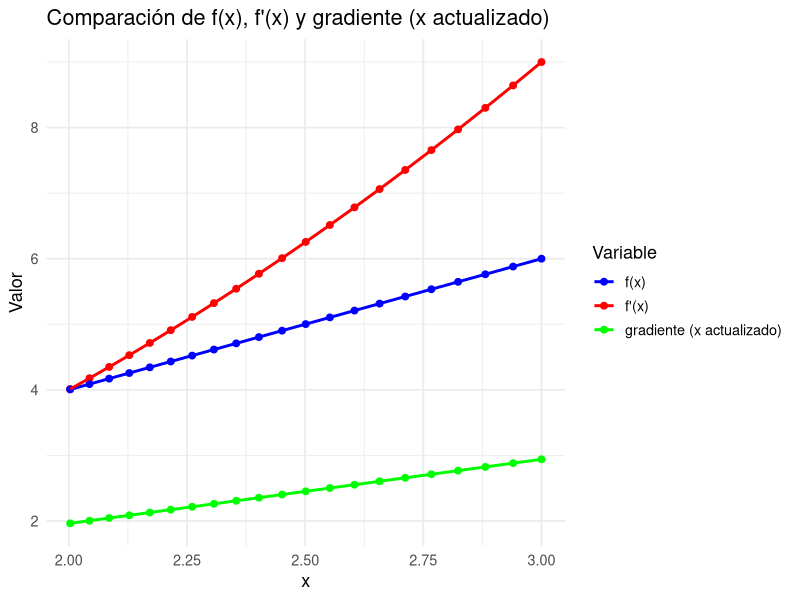

The R source for this figure:
# ------------------------------------------------------------
# Simulación y gráfico de f(x), f'(x) y gradiente en R
# grad guardará el "nuevo" valor de x: x(i) - n * f'(x(i))
# ------------------------------------------------------------

# Parámetro n
n <- 0.01

# Definimos la función f(x) = x^2 y su derivada f'(x) = 2x
f <- function(x) x^2
f_deriv <- function(x) 2 * x

# Valor inicial y número de iteraciones
x0 <- 3
iter <- 21

# Vectores vacíos
x <- numeric(iter)
fx <- numeric(iter)
fpx <- numeric(iter)
grad <- numeric(iter)   # ahora contendrá el "nuevo x"

# Primer valor
x[1] <- x0

# Bucle de cálculo
for (i in 1:iter) {
  fx[i]  <- f(x[i])            # f(x)
  fpx[i] <- f_deriv(x[i])      # f'(x)
  
  # grad guarda el nuevo valor de x tras aplicar la corrección:
  grad[i] <- x[i] - n * fpx[i] # <-- aquí obtenemos 2.94 en la primera fila
  
  # siguiente valor de x (para la siguiente iteración)
  if (i < iter) {
    x[i + 1] <- grad[i]        # mejor usar grad[i] que recalcular
  }
}

# Creamos la tabla con nombres "seguros"
tabla <- data.frame(
  xo  = x,
  fx  = fx,
  fpx = fpx,
  grad = grad
)

print(tabla)

# ------------------------------------------------------------
# Gráfico con las tres curvas
# ------------------------------------------------------------

if(!require(ggplot2)) install.packages("ggplot2", repos = "https://cloud.r-project.org")
if(!require(tidyr))  install.packages("tidyr",  repos = "https://cloud.r-project.org")

library(ggplot2)
library(tidyr)

datos_long <- tabla |>
  pivot_longer(cols = c(fx, fpx, grad),
               names_to = "variable",
               values_to = "valor")

ggplot(datos_long, aes(x = xo, y = valor, color = variable)) +
  geom_point(size = 2) +
  geom_line(linewidth = 1) +
  scale_color_manual(values = c("blue", "red", "green"),
                     labels = c("f(x)", "f'(x)", "gradiente (x actualizado)")) +
  labs(title = "Comparación de f(x), f'(x) y gradiente (x actualizado)",
       x = "x",
       y = "Valor",
       color = "Variable") +
  theme_minimal(base_size = 13)

